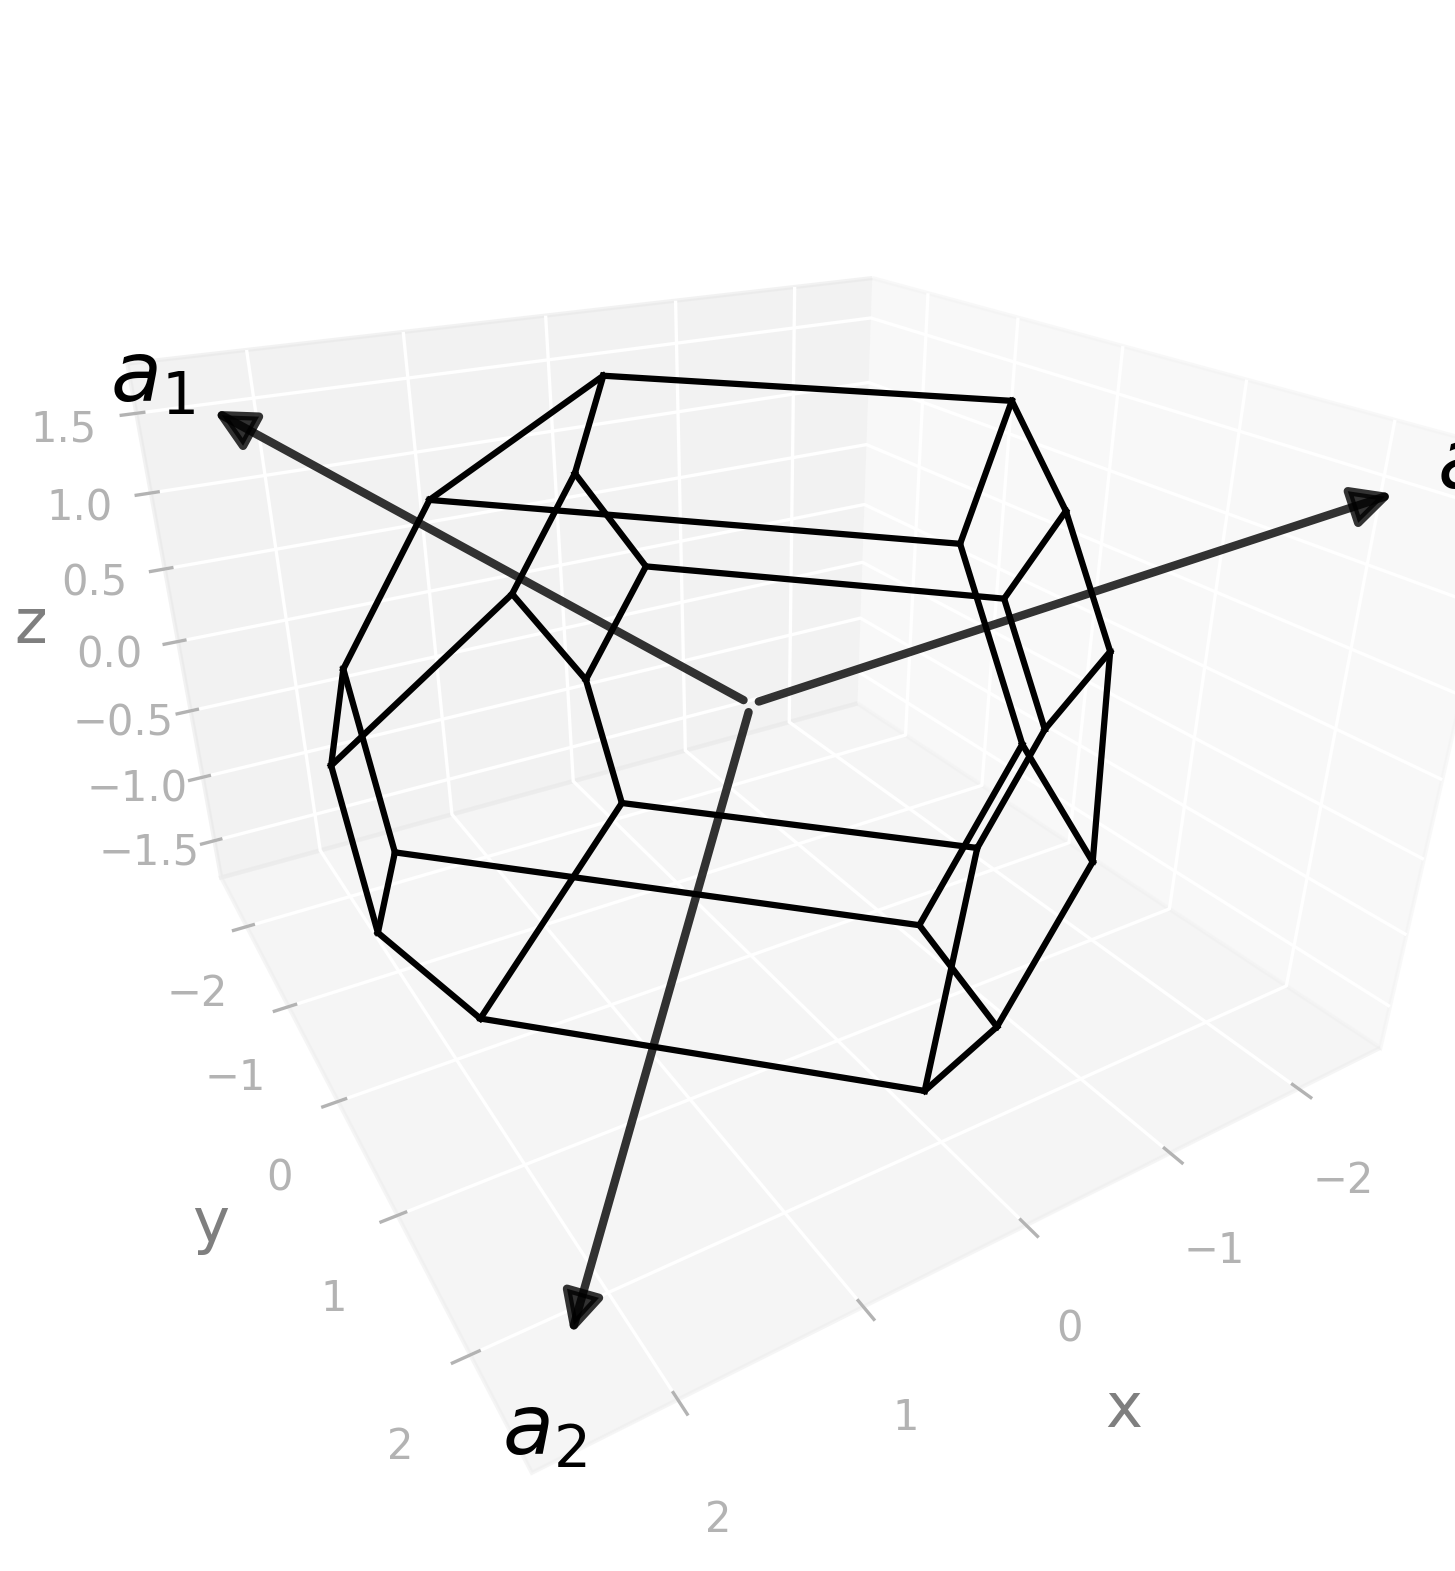

The Python source for this figure:
import radtools as rad

l = rad.lattice_example("BCT1")
l.plot("wigner-seitz")
# Save an image:
l.savefig("bct1_wigner-seitz.png", elev=26, azim=59, dpi=300, bbox_inches="tight")
# Interactive plot:
l.show(elev=26, azim=59)
